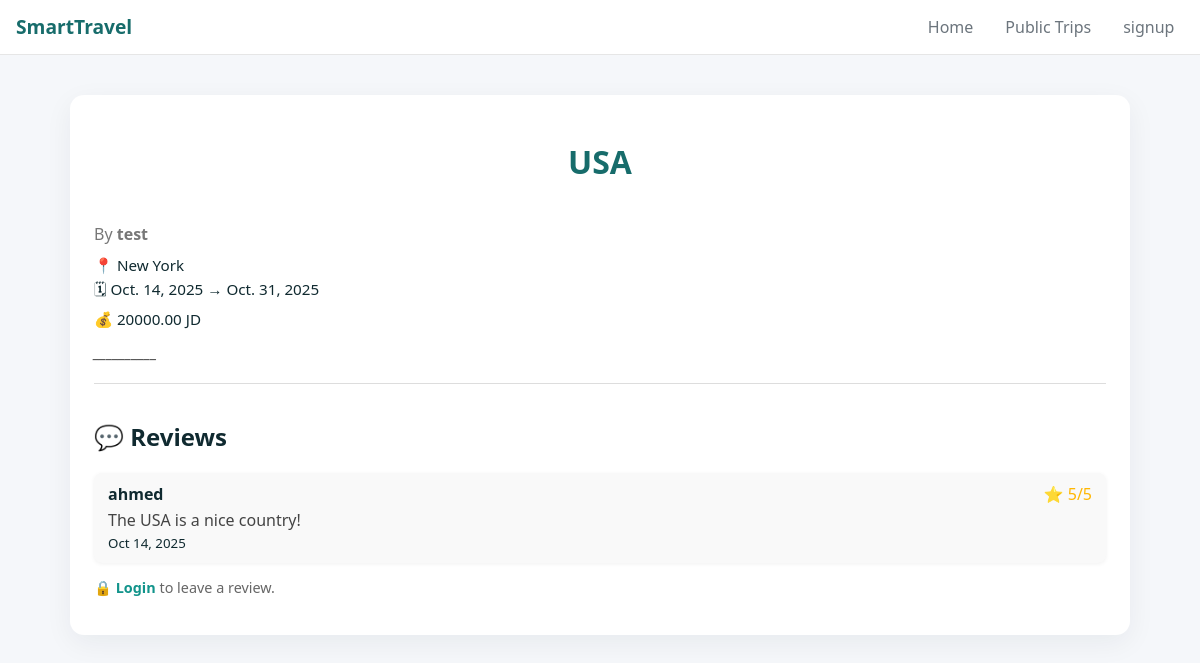
The page /trips/6/ on the database as committed earlier.
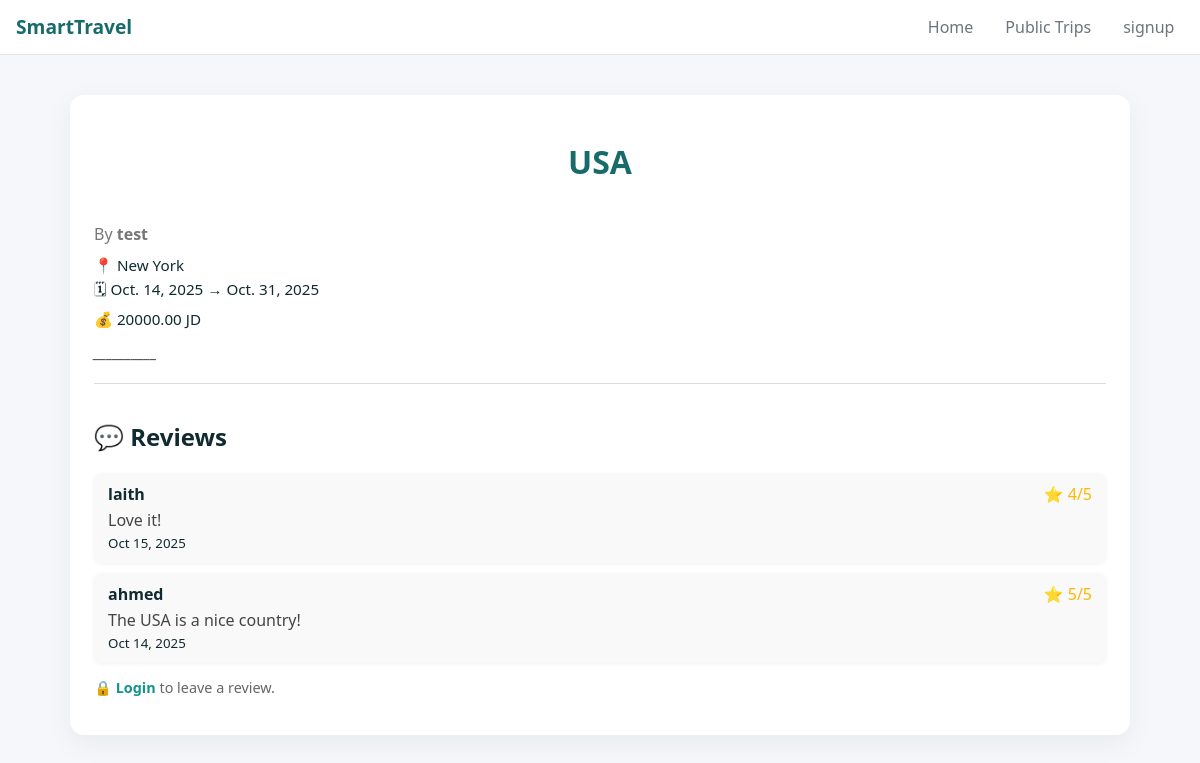
The same page on the database as committed later.
### planner/models.py (models this page shows, shortened)
class Review(models.Model):
    trip = models.ForeignKey('Trip', on_delete=models.CASCADE, related_name='reviews')
    user = models.ForeignKey(User, on_delete=models.CASCADE, null=True, blank=True)
    name = models.CharField(max_length=100)
    rating = models.IntegerField(choices=[(i, str(i)) for i in range(1, 6)])
    comment = models.TextField()
    created_at = models.DateTimeField(auto_now_add=True)
    class Meta:
        ordering = ['-created_at']

### planner/views.py (the view, shortened to what this page needs)
# urls.py: path('trips/<int:trip_id>/', views.public_trip_detail, name='public_trip_detail'),
def public_trip_detail(request, trip_id):
    trip = get_object_or_404(Trip, id=trip_id, is_public=True)
    reviews = trip.reviews.all()
    form = ReviewForm()
    return render(request, 'trip/public_trip_detail.html', {
        'trip': trip,
        'reviews': reviews,
        'form': form
    })

### planner/templates/trip/public_trip_detail.html (shortened to what this page needs)
{% extends 'base.html' %}
{% load static %}
{% block content %}
<div class="public-trips-container">
  <div class="trip-card">
    <div class="trip-header">
      <h1 class="page-title">{{ trip.title }}</h1>
      <p class="trip-author">By <strong>{{ trip.user.username }}</strong></p>
    </div>
    <p class="trip-destination">📍 {{ trip.destination }}</p>
    <p class="trip-date">🗓 {{ trip.start_date }} → {{ trip.end_date }}</p>
    <p class="trip-budget">💰 {{ trip.budget }} JD</p>
    {% if trip.description %}
    <p class="trip-desc">{{ trip.description }}</p>
    {% endif %}
    <div class="reviews-section">
      <h2>💬 Reviews</h2>
      {% if reviews %}
        {% for review in reviews %}
        <div class="review-card">
          <div class="review-header">
            <strong>{{ review.user.username|default:"Anonymous" }}</strong>
            <span class="review-rating">⭐ {{ review.rating }}/5</span>
          </div>
          <p class="review-text">{{ review.comment }}</p>
          <small class="review-date">{{ review.created_at|date:"M d, Y" }}</small>
        </div>
        {% endfor %}
      {% else %}
        <p class="no-reviews">No reviews yet. Be the first to leave one!</p>
      {% endif %}
      {% if user.is_authenticated %}
      <div class="review-form-container">
        <h3>Leave a Review</h3>
        <form method="post" class="review-form">
          {% csrf_token %}
          {{ form.as_p }}
          <button type="submit" class="btn-primary">Submit Review</button>
        </form>
      </div>
      {% else %}
        <p class="login-prompt">🔒 <a href="{% url 'login' %}">Login</a> to leave a review.</p>
      {% endif %}
    </div>
  </div>
</div>
{% endblock %}

Rows that differ between the two databases and show on the page:
added Review: user.username "laith", rating "4", comment "Love it!", created_at "Oct 15, 2025"
